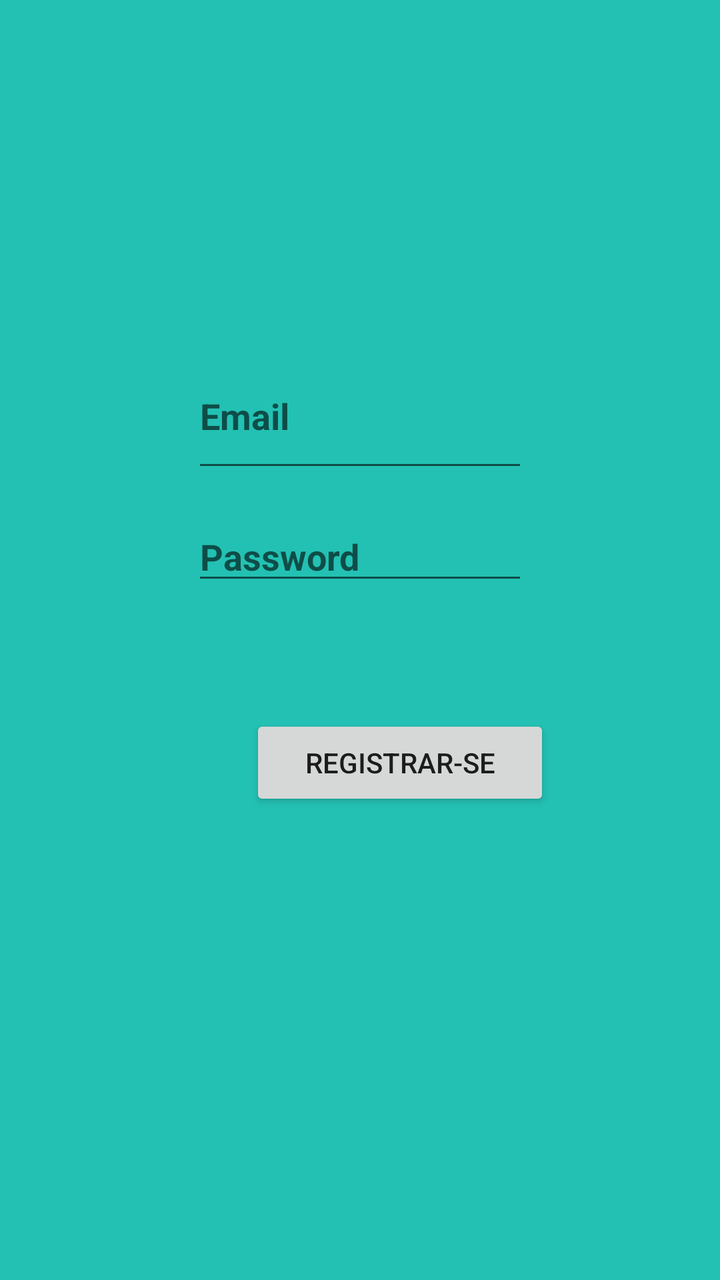
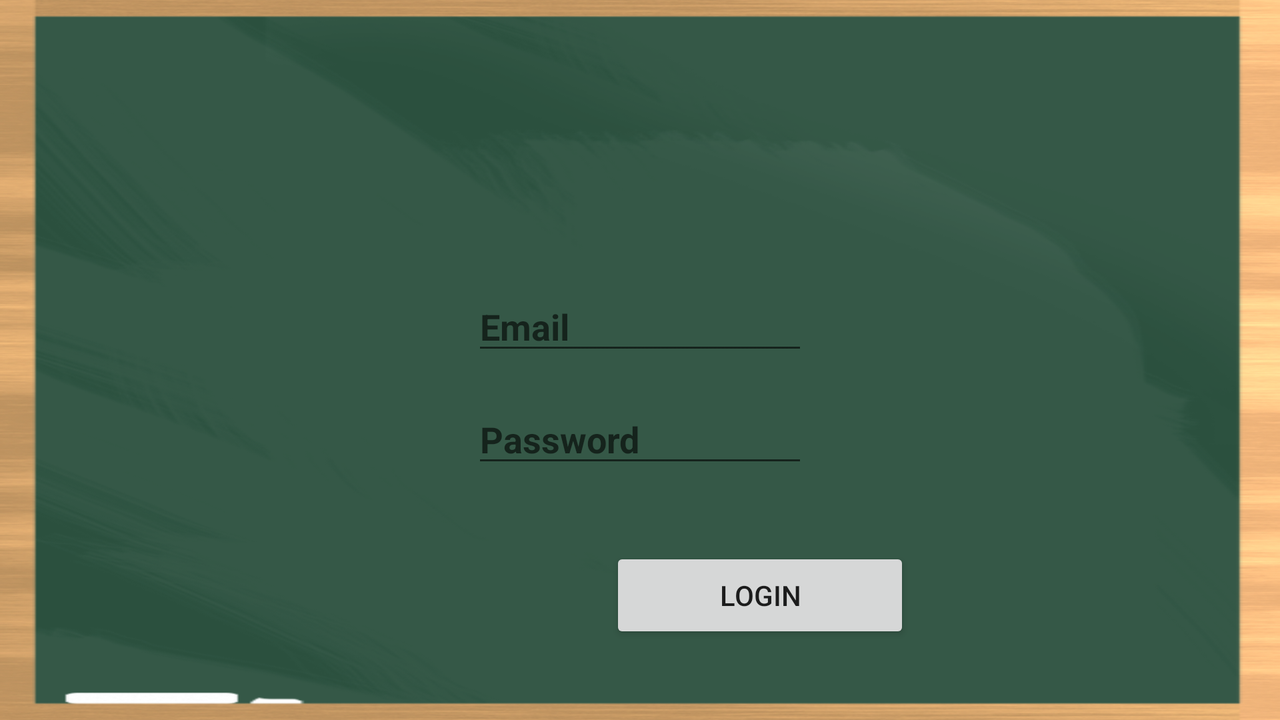

Two renders of one Android screen. The first uses the default layout on a phone; the second uses the alternative layout the repository ships for a different screen configuration, on a matching device. The two XML files are below.
<!-- AndroidManifest.xml: application theme AppTheme -->
<!-- res/layout/login_prova.xml -->
<?xml version="1.0" encoding="utf-8"?>
<androidx.constraintlayout.widget.ConstraintLayout xmlns:android="http://schemas.android.com/apk/res/android"
    android:layout_width="match_parent"
    android:layout_height="match_parent"
    xmlns:app="http://schemas.android.com/apk/res-auto"
    xmlns:tools="http://schemas.android.com/tools">


    <LinearLayout
        android:layout_width="match_parent"
        android:layout_height="match_parent"
        android:background="#23C1B3"
        android:orientation="vertical"
        tools:layout_editor_absoluteY="212dp">

        <Space
            android:layout_width="match_parent"
            android:layout_height="20dp" />

        <ImageView
            android:id="@+id/imageView"
            android:layout_width="146dp"
            android:layout_height="81dp"
            android:layout_gravity="center"
            android:hapticFeedbackEnabled="false"
            app:srcCompat="@drawable/prova2" />

        <Space
            android:layout_width="match_parent"
            android:layout_height="20dp" />


        <Space
            android:layout_width="match_parent"
            android:layout_height="51dp"
            android:layout_weight="0" />

        <LinearLayout
            android:layout_width="match_parent"
            android:layout_height="wrap_content"
            android:orientation="vertical">

            <EditText
                android:id="@+id/email"
                android:layout_width="168dp"
                android:layout_height="69dp"
                android:layout_gravity="center"
                android:hint="Email"
                android:inputType="textEmailAddress"
                android:selectAllOnFocus="true"
                android:textStyle="bold" />

        </LinearLayout>

        <Space
            android:layout_width="match_parent"
            android:layout_height="15dp"
            android:layout_weight="0" />

        <LinearLayout
            android:layout_width="match_parent"
            android:layout_height="wrap_content"
            android:orientation="vertical">

            <EditText
                android:id="@+id/password"
                android:layout_width="168dp"
                android:layout_height="wrap_content"
                android:layout_gravity="center"
                android:hint="Password"
                android:imeActionLabel="Sign in"
                android:imeOptions="actionDone"
                android:inputType="textPassword"
                android:selectAllOnFocus="true"
                android:textStyle="bold" />

        </LinearLayout>

        <Space
            android:layout_width="match_parent"
            android:layout_height="35dp" />


        <Space
            android:layout_width="match_parent"
            android:layout_height="25dp" />

        <LinearLayout
            android:layout_width="match_parent"
            android:layout_height="wrap_content"
            android:gravity="center"
            android:orientation="vertical"
            android:paddingLeft="125dp">

            <Button
                android:id="@+id/botonlogin"
                android:layout_width="150dp"
                android:layout_height="wrap_content"
                android:layout_gravity="start"

                android:text="registrar-se" />
        </LinearLayout>


    </LinearLayout>

</androidx.constraintlayout.widget.ConstraintLayout>
<!-- resources referenced by this layout -->
<resources>
  <style name="AppTheme" parent="Theme.AppCompat.Light.DarkActionBar">
          
          <item name="colorPrimary">@color/colorPrimary</item>
          <item name="colorPrimaryDark">@color/colorPrimaryDark</item>
          <item name="colorAccent">@color/colorAccent</item>
  
      </style>
  <color name="colorPrimary">#6200EE</color>
  <color name="colorPrimaryDark">#3700B3</color>
  <color name="colorAccent">#03DAC5</color>
</resources>
<!-- res/layout-land/login_prova.xml (the repository's variant of the layout above) -->
<!-- drawn on the phone turned sideways -->
<?xml version="1.0" encoding="utf-8"?>
<androidx.constraintlayout.widget.ConstraintLayout xmlns:android="http://schemas.android.com/apk/res/android"
    android:layout_width="match_parent"
    android:layout_height="match_parent"
    xmlns:app="http://schemas.android.com/apk/res-auto"

    android:background="@mipmap/fotomates3"
    xmlns:tools="http://schemas.android.com/tools">


    <LinearLayout
        android:layout_width="match_parent"
        android:layout_height="match_parent"
        android:orientation="vertical"
        tools:layout_editor_absoluteY="212dp">

        <Space
            android:layout_width="match_parent"
            android:layout_height="40dp" />

        <ImageView
            android:id="@+id/imageView"
            android:layout_width="133dp"
            android:layout_height="64dp"
            android:layout_gravity="center"
            android:hapticFeedbackEnabled="false"
            app:srcCompat="@drawable/prova2" />

        <Space
            android:layout_width="match_parent"
            android:layout_height="20dp" />


        <Space
            android:layout_width="match_parent"
            android:layout_height="17dp"
            android:layout_weight="0" />

        <LinearLayout
            android:layout_width="match_parent"
            android:layout_height="wrap_content"
            android:orientation="vertical">

            <EditText
                android:id="@+id/email"
                android:layout_width="168dp"
                android:layout_height="match_parent"
                android:layout_gravity="center"
                android:hint="Email"
                android:inputType="textEmailAddress"
                android:selectAllOnFocus="true"
                android:textStyle="bold" />

        </LinearLayout>

        <Space
            android:layout_width="match_parent"
            android:layout_height="15dp"
            android:layout_weight="0" />

        <LinearLayout
            android:layout_width="match_parent"
            android:layout_height="wrap_content"
            android:orientation="vertical">

            <EditText
                android:id="@+id/password"
                android:layout_width="168dp"
                android:layout_height="wrap_content"
                android:layout_gravity="center"
                android:hint="Password"
                android:imeActionLabel="Sign in"
                android:imeOptions="actionDone"
                android:inputType="textPassword"
                android:selectAllOnFocus="true"
                android:textStyle="bold" />

        </LinearLayout>

        <Space
            android:layout_width="match_parent"
            android:layout_height="35dp" />


        <LinearLayout
            android:layout_width="match_parent"
            android:layout_height="wrap_content"
            android:gravity="center"
            android:orientation="vertical"
            android:paddingLeft="125dp">

            <Button
                android:id="@+id/botonlogin"
                android:layout_width="150dp"
                android:layout_height="wrap_content"
                android:layout_gravity="start"
                android:layout_marginStart="180dp"
                android:layout_marginLeft="180dp"
                android:text="login" />
        </LinearLayout>


    </LinearLayout>

</androidx.constraintlayout.widget.ConstraintLayout>
<!-- resources referenced by the variant -->
<!-- as the phone turned sideways resolves them -->
<resources>
  <!-- mipmap fotomates3: png bitmap (mipmap-xxhdpi, 149993 bytes) -->
  <style name="AppTheme" parent="Theme.AppCompat.Light.DarkActionBar">
          
          <item name="colorPrimary">@color/colorPrimary</item>
          <item name="colorPrimaryDark">@color/colorPrimaryDark</item>
          <item name="colorAccent">@color/colorAccent</item>
  
      </style>
  <color name="colorPrimary">#6200EE</color>
  <color name="colorPrimaryDark">#3700B3</color>
  <color name="colorAccent">#03DAC5</color>
</resources>
